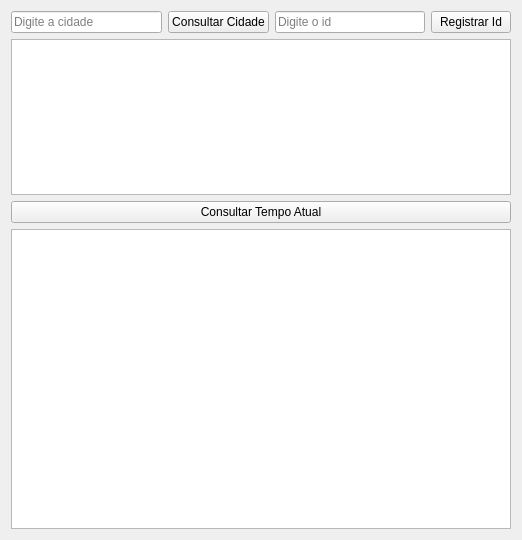
<?xml version="1.0" encoding="UTF-8"?>
<ui version="4.0">
 <class>FormApiClimaTempo</class>
 <widget class="QWidget" name="FormApiClimaTempo">
  <property name="geometry">
   <rect>
    <x>0</x>
    <y>0</y>
    <width>518</width>
    <height>540</height>
   </rect>
  </property>
  <property name="mouseTracking">
   <bool>false</bool>
  </property>
  <property name="windowTitle">
   <string>Consulta Clima - API Clima Tempo</string>
  </property>
  <property name="windowOpacity">
   <double>1.000000000000000</double>
  </property>
  <property name="toolTip">
   <string>&lt;html&gt;&lt;head/&gt;&lt;body&gt;&lt;p&gt;Consulta do clima através da Api do Clima Tempo&lt;/p&gt;&lt;/body&gt;&lt;/html&gt;</string>
  </property>
  <layout class="QGridLayout" name="gridLayout_4">
   <item row="0" column="0">
    <layout class="QGridLayout" name="gridLayout_2">
     <item row="1" column="1">
      <widget class="QPushButton" name="pushButtonConsultaCidade">
       <property name="text">
        <string>Consultar Cidade</string>
       </property>
      </widget>
     </item>
     <item row="1" column="3">
      <widget class="QPushButton" name="pushButtonRegistraId">
       <property name="sizeIncrement">
        <size>
         <width>0</width>
         <height>0</height>
        </size>
       </property>
       <property name="baseSize">
        <size>
         <width>0</width>
         <height>0</height>
        </size>
       </property>
       <property name="text">
        <string>Registrar Id</string>
       </property>
       <property name="iconSize">
        <size>
         <width>16</width>
         <height>16</height>
        </size>
       </property>
      </widget>
     </item>
     <item row="1" column="0">
      <widget class="QLineEdit" name="lineEditConsultaCidade">
       <property name="placeholderText">
        <string>Digite a cidade</string>
       </property>
      </widget>
     </item>
     <item row="1" column="2">
      <widget class="QLineEdit" name="lineEditResitraId">
       <property name="placeholderText">
        <string>Digite o id</string>
       </property>
      </widget>
     </item>
    </layout>
   </item>
   <item row="2" column="0">
    <layout class="QGridLayout" name="gridLayout">
     <item row="1" column="0" colspan="2">
      <widget class="QPushButton" name="pushButtonConsulaTempo">
       <property name="text">
        <string>Consultar Tempo Atual</string>
       </property>
      </widget>
     </item>
    </layout>
   </item>
   <item row="1" column="0">
    <widget class="QTextEdit" name="textEditCidadeId">
     <property name="minimumSize">
      <size>
       <width>500</width>
       <height>150</height>
      </size>
     </property>
     <property name="readOnly">
      <bool>true</bool>
     </property>
    </widget>
   </item>
   <item row="3" column="0">
    <widget class="QTextEdit" name="textEditTempo">
     <property name="minimumSize">
      <size>
       <width>500</width>
       <height>300</height>
      </size>
     </property>
     <property name="readOnly">
      <bool>true</bool>
     </property>
    </widget>
   </item>
  </layout>
 </widget>
 <tabstops>
  <tabstop>lineEditConsultaCidade</tabstop>
  <tabstop>pushButtonConsultaCidade</tabstop>
  <tabstop>lineEditResitraId</tabstop>
  <tabstop>pushButtonRegistraId</tabstop>
  <tabstop>pushButtonConsulaTempo</tabstop>
 </tabstops>
 <resources/>
 <connections/>
</ui>
